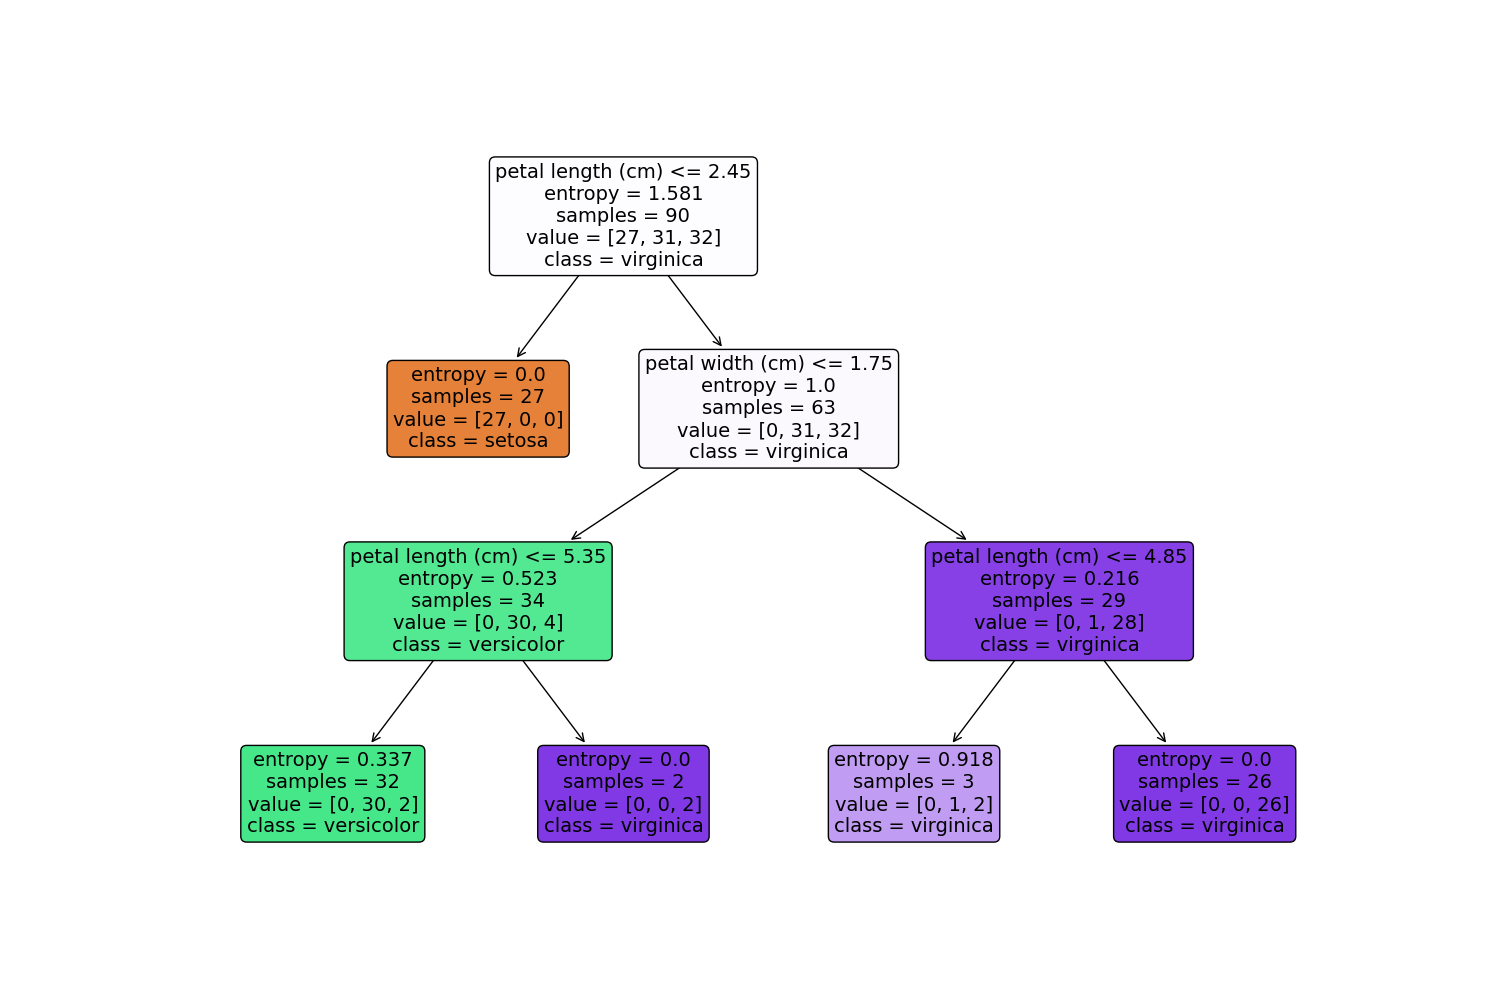

Reproduce this figure in Python.

# load the packages
import pandas as pd
import numpy as np
from sklearn.model_selection import train_test_split
from sklearn.datasets import load_iris
from sklearn.tree import DecisionTreeClassifier
from sklearn import tree
from sklearn.tree import export_text
from sklearn import metrics
from sklearn.model_selection import GridSearchCV
import matplotlib.pyplot as plt
import seaborn as sns

data = load_iris()  # load the data
df = pd.DataFrame(data.data, columns=data.feature_names)  # convert to a dataframe
df['Species'] = data.target  # create a species column
target = np.unique(data.target)
target_names = np.unique(data.target_names)
targets = dict(zip(target, target_names))
df['Species'] = df['Species'].replace(targets)

# extract & name the features and target variables
x = df.drop(columns="Species")
y = df["Species"]
feature_names = x.columns
labels = y.unique()

# split the dataset
X_train, test_x, y_train, test_lab = train_test_split(x, y, test_size=0.4, random_state=42)

# fit the model to the training data
clf = DecisionTreeClassifier(criterion='entropy', max_depth=3, random_state=42)
clf.fit(X_train, y_train)

# plot the tree figure
plt.figure(figsize=(15, 10), facecolor='w')
a = tree.plot_tree(clf,
                   feature_names=feature_names,
                   class_names=labels,
                   rounded=True,
                   filled=True,
                   fontsize=14)
plt.show()

# export the decision rules which show how the model behaved.
# The first split is based on petal length. <2.45cm is iris-setosa,
# >2.45cm is iris-virginica. A further split occurs for those with petal length >2.45cm
# with two further splits to end up with more accurate final classifications
tree_rules = export_text(clf, feature_names=list(feature_names))
print(tree_rules)

# we're not as interested in the training set as we are in the performance on the test set.
# We are interested in how this performs in terms of
#   - true positives (predicted true and actually true),
#   - false positives (predicted true but not actually true),
#   - false negatives (predicted false but actually true) and
#   - true negatives (predicted false and actually false).
# we will use a confusion matrix allows us to visualise how the predicted and true
# labels match up by showing predicted values on one axis and actual values on the
# other. This is useful to identify where we may get false positives or false
# negatives and hence how the algorithm has performed.
test_pred_decision_tree = clf.predict(test_x)
confusion_matrix = metrics.confusion_matrix(test_lab, test_pred_decision_tree)
matrix_df = pd.DataFrame(confusion_matrix)
ax = plt.axes()
sns.set(font_scale=1.3)
plt.figure(figsize=(10, 7))
sns.heatmap(matrix_df, annot=True, fmt="g", ax=ax, cmap="magma")
ax.set_title('Confusion Matrix - Decision Tree')
ax.set_xlabel("Predicted label", fontsize=15)
ax.set_xticklabels(['']+labels)
ax.set_ylabel("True Label", fontsize=15)
ax.set_yticklabels(list(labels), rotation=0)
plt.show()

metrics.accuracy_score(test_lab, test_pred_decision_tree)
precision = metrics.precision_score(test_lab, test_pred_decision_tree, average=None)

precision_results = pd.DataFrame(precision, index=labels)
precision_results.rename(columns={0: 'precision'}, inplace=True)
print(precision_results)  # Tells us how may of the values predicted to be in a certain class are actually in that class
#                           True positive (number in diagonal)/All positives (column sum)

recall = metrics.recall_score(test_lab, test_pred_decision_tree, average=None)
recall_results = pd.DataFrame(recall, index=labels)
recall_results.rename(columns={0: 'Recall'}, inplace=True)
print(recall_results)  # tells us how many of the values in each class were given the correct label thus telling us how
# it performed relative to false negatives. True positive (number in diagonal)/All assignments (row sum)

f1 = metrics.f1_score(test_lab, test_pred_decision_tree, average=None)
f1_results = pd.DataFrame(f1, index=labels)
f1_results.rename(columns={0: 'f1'}, inplace=True)
print(f1_results)  # this is a weighted average of precision and recall, 1 being best, 0 being worst
# 2 * (precision * recall)/(precision + recall)

# we can get all of these metrics in a single output with the following piece of code:
print(metrics.classification_report(test_lab, test_pred_decision_tree))

# calculating the importance of each of the features in the final tree output. This is the total amount that the gini
# index or entropy index (gini in this case) decreases due to splits over a given feature.
importance = pd.DataFrame({'feature': X_train.columns, 'importance': np.round(clf.feature_importances_, 3)})
importance.sort_values('importance', ascending=False, inplace=True)
print(importance)
# shows here that Petal Length had the greatest importance as the first division was based on this. However, since
# only one decision tree has been run this does not mean that the other features are not important, only that they were
# not needed in this decision tree.

# we can also see how it responds to changes in hyperparameters by using GridSearchCV. This performs cross validation
# on the model by performing the algorithm on multiple runs of the sets of the training set, and tells us how the model
# responds.
tuned_parameters = [{'max_depth': [1, 2, 3, 4, 5], 'min_samples_split': [2, 4, 6, 8, 10]}]
scores = ['recall']

for score in scores:
    print()
    print(f'Tuning hyperparameters for {score}')
    print()

    clf = GridSearchCV(DecisionTreeClassifier(), tuned_parameters, scoring=f'{score}_macro')
    clf.fit(X_train, y_train)

    print("Best parameters set found on development set:")
    print()
    print(clf.best_params_)
    print()
    print("Grid scores on development set:")
    means = clf.cv_results_["mean_test_score"]
    stds = clf.cv_results_["std_test_score"]
    for mean, std, params in zip(means, stds, clf.cv_results_['params']):
        print(f"{mean:0.3f} (+/-{std * 2:0.03f}) for {params}")

# For our purpose, we can change the max_depth and min_samples_split parameters which control how deep the tree goes,
# and the number of samples required to split an internal node, which tells us the best hyperparameters for this are
# max_depth = 2 and min_samples_split = 2.
